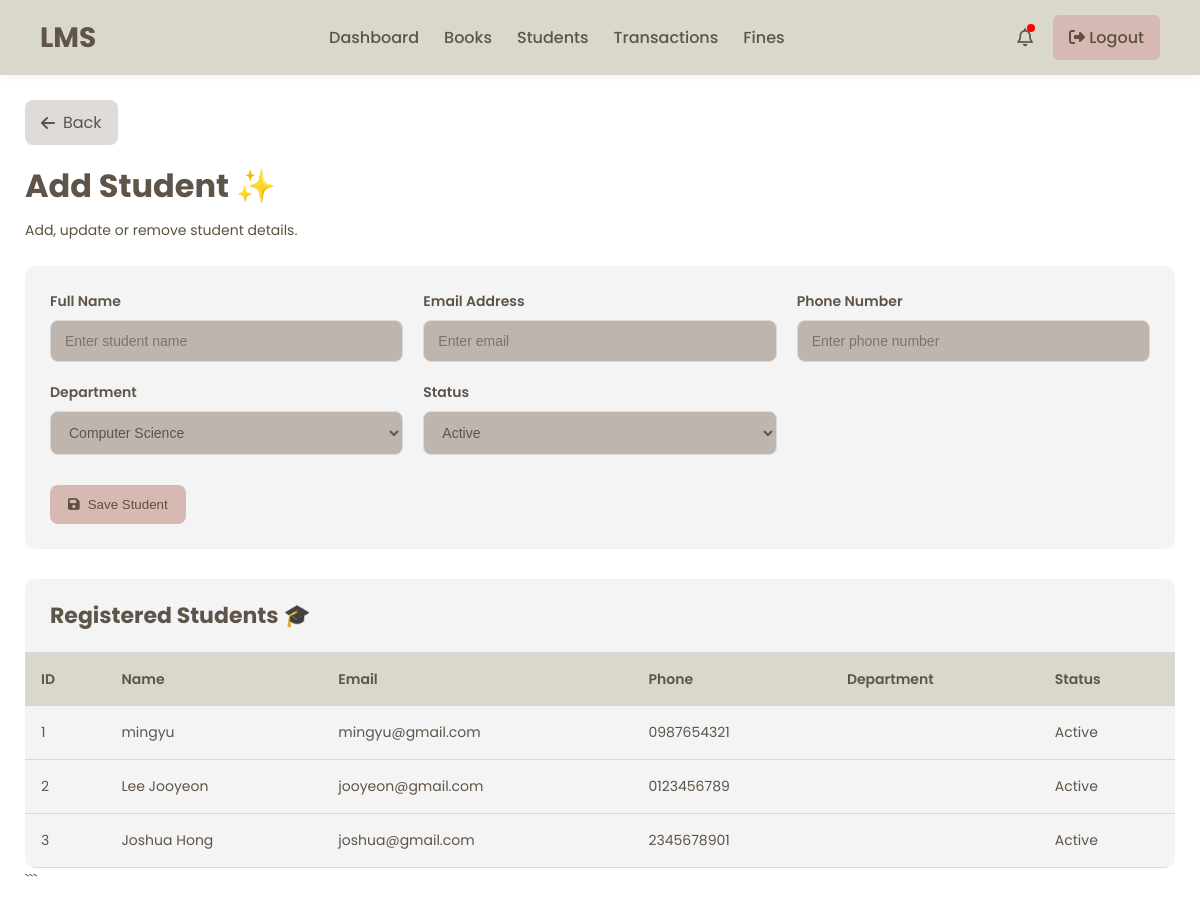
The app's page /add-student/ with its own data.
### library/models.py (models this page shows, shortened)
class Student(models.Model):
    user = models.OneToOneField(User, on_delete=models.CASCADE, null=True, blank=True)
    name = models.CharField(max_length=100)
    email = models.EmailField(unique=True)
    phone = models.CharField(max_length=20, default='')
    department = models.CharField(max_length=100)
    active = models.BooleanField(default=True)
    student_id = models.CharField(max_length=20, unique=True, blank=True)
    date_of_birth = models.DateField(null=True, blank=True)
    profile_picture = models.ImageField(upload_to='profile_pictures/', null=True, blank=True)

### library/views.py (the view, shortened to what this page needs)
# urls.py: path('add-student/', views.add_student, name='add_student'),
def add_student(request):
    context = {
        'students': Student.objects.all()
    }
    return render(
        request,
        'add_student.html',
        context
    )

### templates/add_student.html (shortened to what this page needs)
{% extends 'admin_base.html' %}
{% load static %}
{% block extra_css %}
<link rel="stylesheet" href="{% static 'css/add_student.css' %}">
{% endblock %}
{% block content %}
<div class="students-page">
<div class="top-header">
    <div class="header-left">
        <a href="{% url 'students' %}"
           class="back-btn">
            <i class="fa-solid fa-arrow-left"></i>
            Back
        </a>
        <h1 class="page-title">
            Add Student ✨
        </h1>
        <p class="page-subtitle">
            Add, update or remove student details.
        </p>
    </div>
</div>
<div class="form-container">
    <form method="POST">
        <div class="input-group">
            <label>Full Name</label>
            <input type="text"
                   name="name"
                   placeholder="Enter student name"
                   required>
        </div>
        <div class="input-group">
            <label>Email Address</label>
            <input type="email"
                   name="email"
                   placeholder="Enter email"
                   required>
        </div>
        <div class="input-group">
            <label>Phone Number</label>
            <input type="text"
                   name="phone"
                   placeholder="Enter phone number"
                   required>
        </div>
        <div class="input-group">
            <label>Department</label>
            <select name="department" required>
                <option value="Computer Science">Computer Science</option>
            </select>
        </div>
        <div class="input-group">
            <label>Status</label>
            <select name="active">
                <option value="True">Active</option>
            </select>
        </div>
        <div class="button-group">
            <button type="submit"
                    class="add-btn">
                <i class="fa-solid fa-floppy-disk"></i>
                Save Student
            </button>
        </div>
    </form>
</div>
<div class="table-wrapper">
    <div class="table-header">
        <h2>
            Registered Students 🎓
        </h2>
    </div>
    <table>
        <thead>
            <tr>
                <th>ID</th>
                <th>Name</th>
                <th>Email</th>
                <th>Phone</th>
                <th>Department</th>
                <th>Status</th>
            </tr>
        </thead>
        <tbody>
            {% for student in students %}
            <tr>
                <td>{{ student.id }}</td>
                <td>{{ student.name }}</td>
                <td>{{ student.email }}</td>
                <td>{{ student.phone }}</td>
                <td>{{ student.department }}</td>
                <td>
                    {% if student.active %}
                    <span class="active-status">
                        Active
                    </span>
                    {% else %}
                    <span class="inactive-status">
                        Inactive
                    </span>
                    {% endif %}
                </td>
            </tr>
            {% endfor %}
        </tbody>
    </table>
</div>
```
</div>
{% endblock %}

### assets/css/admin_base.css (style rules this page uses)
:root { --primary-color: #D9D9D9; --secondary-color: #DAD7CD; --background-color: #FFFFFF; --background-color-table: #F4F4F4; --text-color: #5F5449; --btn-color-1: #D5B9B2; --btn-color-2: #DEDBD8; --btn-color-3: #AAA0A0; --btn-text-color: #5E503F; --background-color-box: #EDDCD2; --box: #BFB5AF; }
* { margin:0; padding:0; box-sizing:border-box; }
body { font-family:'Poppins', sans-serif; background:var(--background-color); color:var(--text-color); min-height:100vh; }
table { width:100%; border-collapse:collapse; }
table th { font-weight:600; }

### assets/css/add_student.css (style rules this page uses)
.students-page { padding:25px; }
.top-header { display:flex; justify-content:space-between; align-items:center; margin-bottom:25px; flex-wrap:wrap; gap:15px; }
.header-left { display:flex; flex-direction:column; gap:5px; }
.back-btn { display:inline-flex; align-items:center; gap:8px; text-decoration:none; background:var(--btn-color-2); color:var(--text-color); padding:10px 16px; border-radius:8px; transition:.3s; margin-bottom:12px; width:fit-content; }
.page-title { font-size:32px; margin-bottom:5px; color:var(--text-color); }
.page-subtitle { color:var(--btn-text-color); font-size:14px; }
.form-container { background:var(--background-color-table); border-radius:10px; padding:25px; margin-bottom:30px; }
.form-container form { display:grid; grid-template-columns:repeat(auto-fit,minmax(280px,1fr)); gap:20px; }
.input-group { display:flex; flex-direction:column; }
.input-group label { margin-bottom:8px; font-size:14px; font-weight:600; color:var(--text-color); }
.input-group input, .input-group select { padding:12px 14px; border:1px solid var(--primary-color); border-radius:8px; background:var(--box); color:var(--text-color); font-size:14px; transition:.3s; }
.button-group { grid-column:1 / -1; margin-top:10px; }
.add-btn { border:none; cursor:pointer; background:var(--btn-color-1); color:var(--btn-text-color); padding:12px 18px; border-radius:8px; font-weight:500; display:inline-flex; align-items:center; gap:8px; transition:.3s; }
.table-wrapper { background:var(--background-color-table); border-radius:10px; overflow:hidden; }
.table-header { padding:20px 25px; border-bottom:1px solid var(--primary-color); }
.table-header h2 { color:var(--text-color); font-size:22px; }
table { width:100%; border-collapse:collapse; }
thead { background:var(--secondary-color); }
thead th { padding:16px; text-align:left; font-size:14px; color:var(--text-color); font-weight:600; }
tbody td { padding:16px; border-bottom:1px solid var(--primary-color); font-size:14px; color:var(--text-color); }
tbody tr { transition:.3s; }

### records on screen
Student: id "1", name "mingyu", email "mingyu@gmail.com", phone "0987654321", active "Active"
Student: id "2", name "Lee Jooyeon", email "jooyeon@gmail.com", phone "0123456789", active "Active"
Student: id "3", name "Joshua Hong", email "joshua@gmail.com", phone "2345678901", active "Active"
